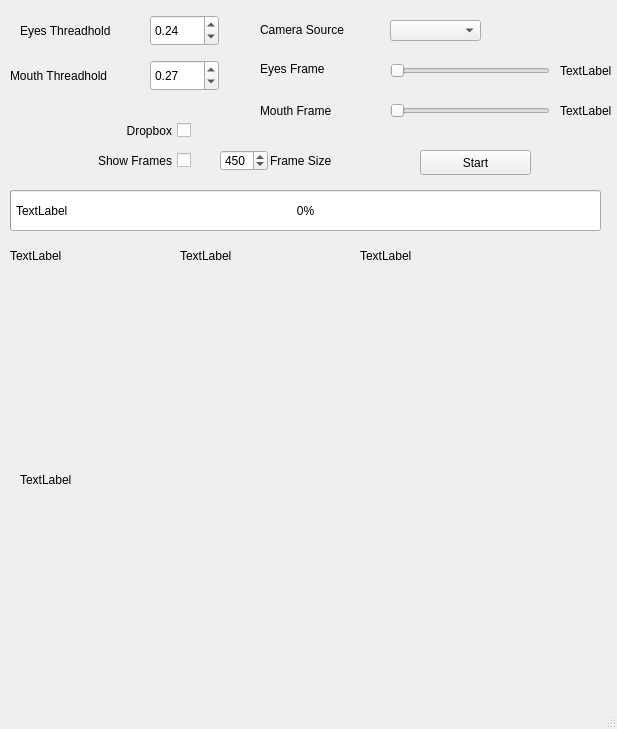
<?xml version="1.0" encoding="UTF-8"?>
<ui version="4.0">
 <class>MainWindow</class>
 <widget class="QMainWindow" name="MainWindow">
  <property name="geometry">
   <rect>
    <x>0</x>
    <y>0</y>
    <width>617</width>
    <height>729</height>
   </rect>
  </property>
  <property name="windowTitle">
   <string>blink</string>
  </property>
  <widget class="QWidget" name="centralwidget">
   <widget class="QPushButton" name="btnStart">
    <property name="geometry">
     <rect>
      <x>420</x>
      <y>150</y>
      <width>111</width>
      <height>25</height>
     </rect>
    </property>
    <property name="text">
     <string>Start</string>
    </property>
   </widget>
   <widget class="QProgressBar" name="progressBar">
    <property name="geometry">
     <rect>
      <x>10</x>
      <y>190</y>
      <width>591</width>
      <height>41</height>
     </rect>
    </property>
    <property name="value">
     <number>0</number>
    </property>
   </widget>
   <widget class="QDoubleSpinBox" name="spinEye">
    <property name="geometry">
     <rect>
      <x>150</x>
      <y>15</y>
      <width>69</width>
      <height>31</height>
     </rect>
    </property>
    <property name="accelerated">
     <bool>false</bool>
    </property>
    <property name="maximum">
     <double>0.500000000000000</double>
    </property>
    <property name="singleStep">
     <double>0.010000000000000</double>
    </property>
    <property name="value">
     <double>0.240000000000000</double>
    </property>
   </widget>
   <widget class="QLabel" name="lbEyeThread">
    <property name="geometry">
     <rect>
      <x>20</x>
      <y>20</y>
      <width>121</width>
      <height>21</height>
     </rect>
    </property>
    <property name="text">
     <string>Eyes Threadhold</string>
    </property>
   </widget>
   <widget class="QLabel" name="lbMouthThread">
    <property name="geometry">
     <rect>
      <x>10</x>
      <y>60</y>
      <width>131</width>
      <height>31</height>
     </rect>
    </property>
    <property name="text">
     <string>Mouth Threadhold</string>
    </property>
   </widget>
   <widget class="QDoubleSpinBox" name="spinMouth">
    <property name="geometry">
     <rect>
      <x>150</x>
      <y>60</y>
      <width>69</width>
      <height>31</height>
     </rect>
    </property>
    <property name="maximum">
     <double>0.500000000000000</double>
    </property>
    <property name="singleStep">
     <double>0.010000000000000</double>
    </property>
    <property name="value">
     <double>0.270000000000000</double>
    </property>
   </widget>
   <widget class="QSlider" name="slideEye">
    <property name="geometry">
     <rect>
      <x>390</x>
      <y>60</y>
      <width>160</width>
      <height>21</height>
     </rect>
    </property>
    <property name="maximum">
     <number>50</number>
    </property>
    <property name="sliderPosition">
     <number>0</number>
    </property>
    <property name="orientation">
     <enum>Qt::Horizontal</enum>
    </property>
   </widget>
   <widget class="QLabel" name="lbEyeFrame">
    <property name="geometry">
     <rect>
      <x>260</x>
      <y>60</y>
      <width>121</width>
      <height>17</height>
     </rect>
    </property>
    <property name="text">
     <string>Eyes Frame</string>
    </property>
   </widget>
   <widget class="QLabel" name="lbMouthFrame">
    <property name="geometry">
     <rect>
      <x>260</x>
      <y>100</y>
      <width>121</width>
      <height>21</height>
     </rect>
    </property>
    <property name="text">
     <string>Mouth Frame</string>
    </property>
   </widget>
   <widget class="QSlider" name="slideMouth">
    <property name="geometry">
     <rect>
      <x>390</x>
      <y>100</y>
      <width>160</width>
      <height>21</height>
     </rect>
    </property>
    <property name="maximum">
     <number>50</number>
    </property>
    <property name="orientation">
     <enum>Qt::Horizontal</enum>
    </property>
   </widget>
   <widget class="QComboBox" name="comboSource">
    <property name="geometry">
     <rect>
      <x>390</x>
      <y>20</y>
      <width>91</width>
      <height>21</height>
     </rect>
    </property>
   </widget>
   <widget class="QLabel" name="lbCam">
    <property name="geometry">
     <rect>
      <x>260</x>
      <y>20</y>
      <width>121</width>
      <height>20</height>
     </rect>
    </property>
    <property name="text">
     <string>Camera Source</string>
    </property>
   </widget>
   <widget class="QCheckBox" name="checkShow">
    <property name="geometry">
     <rect>
      <x>20</x>
      <y>150</y>
      <width>171</width>
      <height>21</height>
     </rect>
    </property>
    <property name="layoutDirection">
     <enum>Qt::RightToLeft</enum>
    </property>
    <property name="text">
     <string>Show Frames</string>
    </property>
   </widget>
   <widget class="QLabel" name="lbEyeNum">
    <property name="geometry">
     <rect>
      <x>560</x>
      <y>60</y>
      <width>67</width>
      <height>21</height>
     </rect>
    </property>
    <property name="text">
     <string>TextLabel</string>
    </property>
   </widget>
   <widget class="QLabel" name="lbMouthNum">
    <property name="geometry">
     <rect>
      <x>560</x>
      <y>100</y>
      <width>67</width>
      <height>21</height>
     </rect>
    </property>
    <property name="text">
     <string>TextLabel</string>
    </property>
   </widget>
   <widget class="QSpinBox" name="spinSize">
    <property name="geometry">
     <rect>
      <x>220</x>
      <y>150</y>
      <width>48</width>
      <height>21</height>
     </rect>
    </property>
    <property name="minimum">
     <number>50</number>
    </property>
    <property name="maximum">
     <number>1000</number>
    </property>
    <property name="singleStep">
     <number>10</number>
    </property>
    <property name="value">
     <number>450</number>
    </property>
   </widget>
   <widget class="QLabel" name="lbSize">
    <property name="geometry">
     <rect>
      <x>270</x>
      <y>150</y>
      <width>81</width>
      <height>21</height>
     </rect>
    </property>
    <property name="text">
     <string>Frame Size</string>
    </property>
   </widget>
   <widget class="QLabel" name="lbStatus">
    <property name="geometry">
     <rect>
      <x>16</x>
      <y>190</y>
      <width>271</width>
      <height>41</height>
     </rect>
    </property>
    <property name="text">
     <string>TextLabel</string>
    </property>
   </widget>
   <widget class="QLabel" name="frame">
    <property name="geometry">
     <rect>
      <x>20</x>
      <y>280</y>
      <width>581</width>
      <height>400</height>
     </rect>
    </property>
    <property name="text">
     <string>TextLabel</string>
    </property>
   </widget>
   <widget class="QLabel" name="lbInfoEye">
    <property name="geometry">
     <rect>
      <x>10</x>
      <y>240</y>
      <width>151</width>
      <height>31</height>
     </rect>
    </property>
    <property name="text">
     <string>TextLabel</string>
    </property>
   </widget>
   <widget class="QLabel" name="lbInfoMouth">
    <property name="geometry">
     <rect>
      <x>180</x>
      <y>240</y>
      <width>151</width>
      <height>31</height>
     </rect>
    </property>
    <property name="text">
     <string>TextLabel</string>
    </property>
   </widget>
   <widget class="QLabel" name="lbWarn">
    <property name="geometry">
     <rect>
      <x>360</x>
      <y>240</y>
      <width>241</width>
      <height>31</height>
     </rect>
    </property>
    <property name="text">
     <string>TextLabel</string>
    </property>
   </widget>
   <widget class="QCheckBox" name="checkDropbox">
    <property name="geometry">
     <rect>
      <x>20</x>
      <y>120</y>
      <width>171</width>
      <height>21</height>
     </rect>
    </property>
    <property name="layoutDirection">
     <enum>Qt::RightToLeft</enum>
    </property>
    <property name="text">
     <string>Dropbox</string>
    </property>
   </widget>
  </widget>
  <widget class="QMenuBar" name="menubar">
   <property name="geometry">
    <rect>
     <x>0</x>
     <y>0</y>
     <width>617</width>
     <height>22</height>
    </rect>
   </property>
  </widget>
  <widget class="QStatusBar" name="statusbar"/>
 </widget>
 <resources/>
 <connections/>
</ui>
